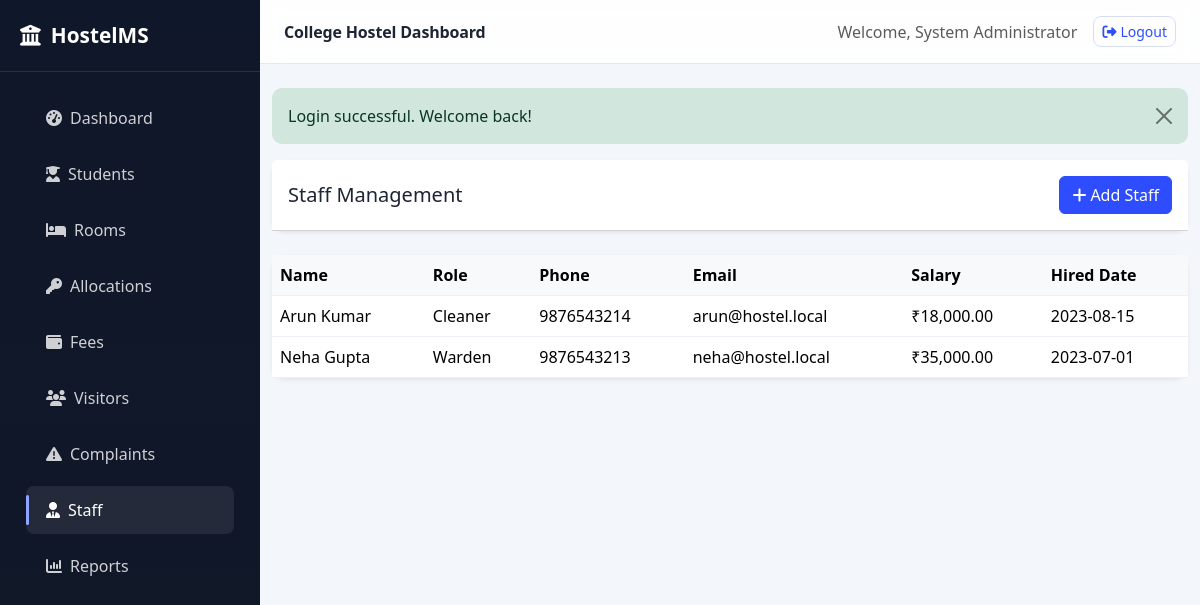
The app's page /staff.php (signed in) with its own data.
### tables this page shows
CREATE TABLE staff (
    id INT AUTO_INCREMENT PRIMARY KEY,
    full_name VARCHAR(100) NOT NULL,
    role VARCHAR(50) NOT NULL,
    phone VARCHAR(20) NOT NULL,
    email VARCHAR(100) NOT NULL,
    salary DECIMAL(10,2) NOT NULL,
    address TEXT NOT NULL,
    hired_date DATE NOT NULL,
    created_at TIMESTAMP DEFAULT CURRENT_TIMESTAMP
);

### config.php (called while the page is built, shortened)
<?php
$host = getenv('HOSTEL_DB_HOST') ?: 'localhost';
$user = getenv('HOSTEL_DB_USER') ?: 'root';
$pass = getenv('HOSTEL_DB_PASS') ?: '';
$dbname = getenv('HOSTEL_DB_NAME') ?: 'hostel_management';
$conn = new mysqli($host, $user, $pass, $dbname);
function getFlash() {
    $flash = $_SESSION['flash'];
    return $flash;
}
function formatCurrency($amount) {
    return '₹' . number_format((float)$amount, 2);
}
function getAdminName() {
    global $conn;
    $stmt = $conn->prepare('SELECT full_name FROM admins WHERE id = ?');
    $stmt->bind_param('i', $_SESSION['admin_id']);
    $stmt->execute();
    $result = $stmt->get_result();
    $admin = $result->fetch_assoc();
    return $admin ? $admin['full_name'] : 'Admin';
}

### staff.php (the view, shortened to what this page needs)
<?php
require_once __DIR__ . '/config.php';
$staff = $conn->query('SELECT * FROM staff ORDER BY id DESC')->fetch_all(MYSQLI_ASSOC);
$flash = getFlash();
?>
<!DOCTYPE html>
<html lang="en">
<head>
    <link href="https://cdn.jsdelivr.net/npm/bootstrap@5.3.3/dist/css/bootstrap.min.css" rel="stylesheet">
    <link rel="stylesheet" href="https://cdnjs.cloudflare.com/ajax/libs/font-awesome/6.5.2/css/all.min.css">
    <link rel="stylesheet" href="assets/css/style.css">
</head>
<body>
    <?php include __DIR__ . '/includes/sidebar.php'; ?>
    <main class="main-content">
        <?php include __DIR__ . '/includes/navbar.php'; ?>
        <div class="container-fluid py-4">
            <?php if ($flash): ?><div class="alert alert-<?= $flash['type'] === 'success' ? 'success' : 'danger' ?> alert-dismissible fade show"><?= htmlspecialchars($flash['message']) ?><button type="button" class="btn-close" data-bs-dismiss="alert"></button></div><?php endif; ?>
            <div class="card shadow-sm border-0 mb-4">
                <div class="card-header bg-white d-flex justify-content-between align-items-center py-3">
                    <h5 class="mb-0">Staff Management</h5>
                    <button class="btn btn-primary" data-bs-toggle="modal" data-bs-target="#addStaffModal"><i class="fa-solid fa-plus me-1"></i>Add Staff</button>
                </div>
            </div>
            <div class="card shadow-sm border-0">
                <div class="card-body p-0">
                    <div class="table-responsive">
                        <table class="table table-hover mb-0 align-middle">
                            <thead class="table-light"><tr><th>Name</th><th>Role</th><th>Phone</th><th>Email</th><th>Salary</th><th>Hired Date</th></tr></thead>
                            <tbody>
                                <?php foreach ($staff as $member): ?>
                                    <tr>
                                        <td><?= htmlspecialchars($member['full_name']) ?></td>
                                        <td><?= htmlspecialchars($member['role']) ?></td>
                                        <td><?= htmlspecialchars($member['phone']) ?></td>
                                        <td><?= htmlspecialchars($member['email']) ?></td>
                                        <td><?= formatCurrency($member['salary']) ?></td>
                                        <td><?= htmlspecialchars($member['hired_date']) ?></td>
                                    </tr>
                                <?php endforeach; ?>
                            </tbody>
                        </table>
                    </div>
                </div>
            </div>
        </div>
    </main>
</body>
</html>

### includes/navbar.php (shortened to what this page needs)
<nav class="top-navbar">
    <div class="container-fluid d-flex justify-content-between align-items-center py-3 px-4">
        <div>
            <span class="fw-bold text-primary">College Hostel Dashboard</span>
        </div>
        <div class="d-flex align-items-center gap-3">
            <span class="text-muted">Welcome, <?= htmlspecialchars(getAdminName()) ?></span>
            <a href="logout.php" class="btn btn-outline-primary btn-sm">
                <i class="fa-solid fa-right-from-bracket me-1"></i>Logout
            </a>
        </div>
    </div>
</nav>
        <?php include __DIR__ . '/sidebar.php'; ?>

### assets/css/style.css (style rules this page uses)
:root { --primary: #2d4dff; --primary-dark: #1e3ad8; --secondary: #f4f7ff; --text: #1d2433; --muted: #6b7280; --success: #12b76a; --warning: #f59e0b; --danger: #ef4444; --light: #f8fafc; --border: #e5e7eb; }
* { box-sizing: border-box; }
body { font-family: 'Segoe UI', Tahoma, sans-serif; background: #f3f6fb; color: var(--text); line-height: 1.5; }
.main-content { margin-left: 260px; min-height: 100vh; }
.top-navbar { background: rgba(255,255,255,0.9); backdrop-filter: blur(10px); border-bottom: 1px solid var(--border); position: sticky; top: 0; z-index: 1000; }
.top-navbar .text-primary { color: var(--text) !important; letter-spacing: -0.01em; }
.top-navbar .btn-outline-primary { border-color: #d7def0; color: var(--primary); border-radius: 8px; }
.card { border-color: #e5eaf3; border-radius: 14px; }
.card-header { color: var(--text); }
.table > :not(caption) > * > * { border-bottom-color: #edf0f5; }
.table thead th { font-weight: 700; }
.alert { border: 0; border-radius: 10px; }
.table th, .table td { vertical-align: middle; }
.btn-primary { background: var(--primary); border-color: var(--primary); }

### records on screen
staff: full_name "Arun Kumar", role "Cleaner", phone "9876543214", email "arun@hostel.local", salary "₹18,000.00", hired_date "2023-08-15"
staff: full_name "Neha Gupta", role "Warden", phone "9876543213", email "neha@hostel.local", salary "₹35,000.00", hired_date "2023-07-01"

### other values on screen
getAdminName() "System Administrator"
$flash['message'] "Login successful. Welcome back!"
